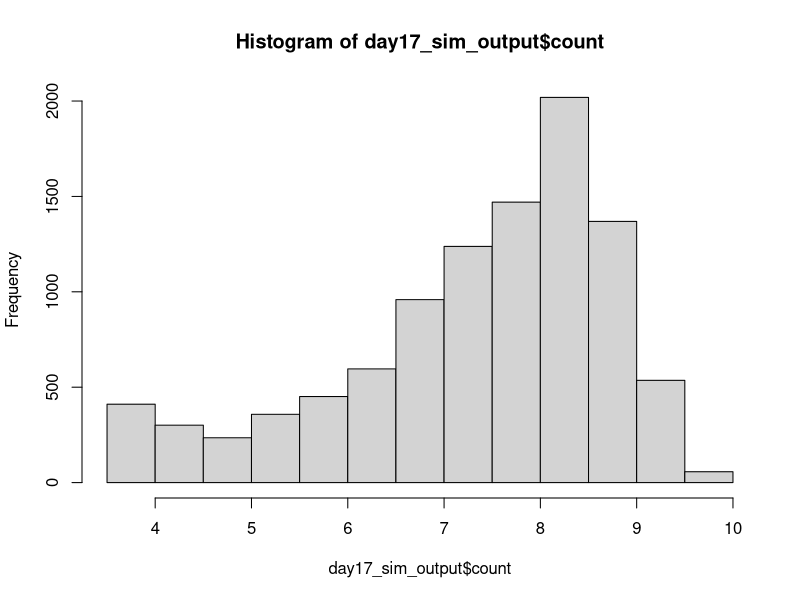
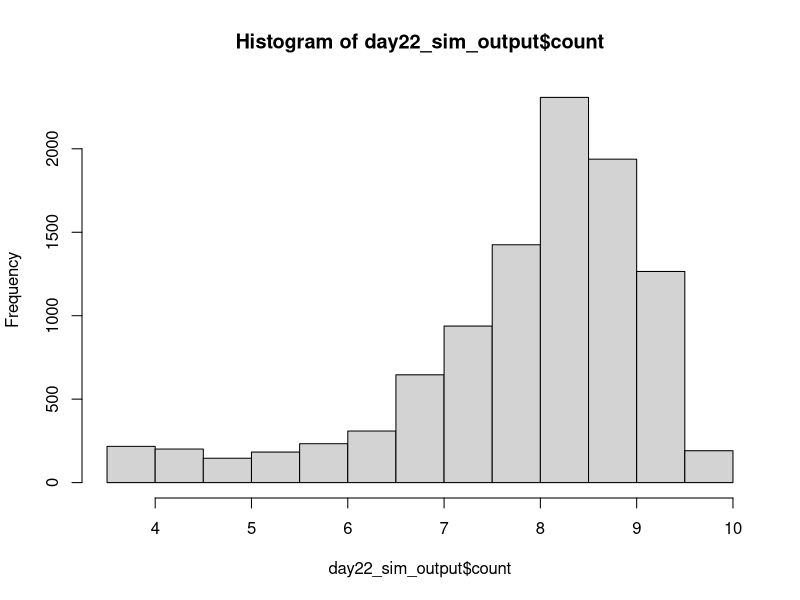

Reproduce these figures in R, in order. (Note: this script raises an error after producing the figures.)
## ---------------------------Title---------------------------------------------
# CIDA Shelf Life Model

## ---------------------------Description---------------------------------------
# Project: CIDA Spinach 

# Description: 

## ---------------------------Packages------------------------------------------

#   Loading packages
library(dplyr); library(MASS); library(VGAM)

## ---------------------------Seed----------------------------------------------

#Set seed
set.seed(1)

## ---------------------------Inputs--------------------------------------------

#Load in data

strain_param <- read.csv("primary_model_parameters_strain_by_rep_2022_08_26.csv", header = TRUE)
apc_param <- read.csv("primary_model_parameters_apc_by_rep_2022_09_01.csv", header = TRUE)

mumax_secon <- read.csv("secondary_model_mumax_strain_by_rep_2022-09-01.csv", header = TRUE)
lag_secon <- read.csv("secondary_model_lag_strain_by_rep_2022_09_01.csv", header = TRUE)
lag_apc_secon <- read.csv("secondary_model_lag_apc_by_rep2022_09_01.csv", header = TRUE)

initial_count <- read.csv("initial_distribution_2022_08_24.csv", header = TRUE)
st_frequency <- read.csv("st_frequency_2022_05_18.csv", header = TRUE)

#Change strain parameters to lowercase 
strain_param$isolate <- tolower(strain_param$isolate)
apc_param$isolate <- tolower(apc_param$isolate)

mumax_secon$isolate <- tolower(mumax_secon$isolate)
lag_secon$isolate <- tolower(lag_secon$isolate)

#Initial Count Distribution: Log transforming initial count, and fitting a normal distribution to the data
initial_count_dist <- function(n){
  a <- runif(n, min = initial_count$min, max = initial_count$max)
  ans <- a*1.2
  return(ans)
}

#ST Distribution
isolates <- st_frequency$cida_isolates
st_prev <- st_frequency$frequency

st_dist <- function(n) {
ans <- sample(isolates, size = n, prob = st_prev, replace = T)
return(ans)
}

#Storage Temperature Distribution
temp_location <- 4
temp_shape <- 2.31

temp_dist <- function(n) {
  ans <- rlaplace(n, temp_location, temp_shape)
  for(i in 1:n)
  while (ans[i] < 0 | ans[i] > 10) {
    ans[i] <- rlaplace(1, temp_location, temp_shape)
  }
  return(ans)
}

#Primary Growth Models 


#Baranyi
baranyi <- function(day, log10n0, log10nmax, mumax, lag){
  log10n <- log10nmax + log10((-1 + exp(mumax * lag) + exp(mumax * day))/(exp(mumax * day) - 1 + exp(mumax * lag) * 10^(log10nmax - log10n0)))
}

#Baranyi without lag
baranyi_no_lag <- function(day, log10n0, log10nmax, mumax){
  log10n <- log10nmax - log10(1 + (10^(log10nmax - log10n0) - 1) * exp(-mumax * day))
}

#Buchanan
buchanan <- function(day, log10n0, log10nmax, mumax, lag){
  log10n <- log10n0 + (day >= lag) * (day <= (lag + (log10nmax - log10n0) * log(10) / mumax)) * mumax * (day - lag) / log(10) + (day >= lag) * (day>(lag + (log10nmax - log10n0) * log(10) / mumax)) * (log10nmax - log10n0)
}

#Buchanan without lag
buchanan_no_lag <- function(day, log10n0, log10nmax, mumax){
  log10n <- log10n0 + (day <= ((log10nmax - log10n0) * log(10) / mumax)) * mumax * day / log(10) + (day > ((log10nmax - log10n0) * log(10) / mumax)) * (log10nmax - log10n0)
}

#Gompertz
gompertz <- function(day, log10n0, log10nmax, mumax, lag){
  log10n <- log10n0 + (log10nmax - log10n0) * exp(-exp(mumax * exp(1) * (lag - day) / ((log10nmax - log10n0) * log(10)) + 1))
}


log10N_with_lag <- function(day, log10n0, log10nmax, mumax, lag, model) {
  ans <- numeric(length = length(day))
  for(i in seq_along(day)){
    if (model[i] == "baranyi") {
      ans[i] <- baranyi(day[i], log10n0[i], log10nmax[i], mumax[i], lag[i])
    }
    else if(model[i] == 'buchanan') {
      ans[i] <- buchanan(day[i], log10n0[i], log10nmax[i], mumax[i], lag[i])
    }
    else if(model[i] == "gompertz"){
      ans[i] <- gompertz(day[i], log10n0[i], log10nmax[i], mumax[i], lag[i])
    } 
    else{
      stop(paste0(model, " is not a valid model name. Must be one of Buchanan, Baranyi, Gompertz."))
    }
  }
  return(ans)
  
}

log10N_without_lag <- function(day, log10n0, log10nmax, mumax, model) {
  ans <- numeric(length = length(day))
  for(i in seq_along(day)){
    if (model[i] == "baranyi_no_lag") {
      ans[i] <- baranyi_no_lag(day[i], log10n0[i], log10nmax[i], mumax[i])
    }
    else if(model[i] == 'buchanan_no_lag') {
      ans[i] <- buchanan_no_lag(day[i], log10n0[i], log10nmax[i], mumax[i])
    }
    else{
      stop(paste0(model, " is not a valid model name. Must be one of Buchanan, Baranyi, Gompertz."))
    }
  }
  return(ans)
  
}

#Secondary model 

NewMu <- function(temp, b, temp_min) {
  sqrt_mu <- b*(temp - temp_min)
  ans <- sqrt_mu^2
  return(ans)
}

NewLag <- function(temp, b, temp_min) {
  sqrt_lag <- b*(temp - temp_min)
  ans <- sqrt_lag^2
  return(ans)
}

## ---------------------------Simulation Overview-------------------------------

n_packages <- 10000
n_sim <- n_packages
n_day <- 22

## ---------------Assigning Model Inputs----------------------------------------

#Assigning initial count, ST and temperature to each package
packages_sim <- data.frame(matrix(, nrow = n_sim, ncol = 9))
colnames(packages_sim) <- c("package", "initial_count", "storage_temp", "isolate", "isolate_rep", "model", "lag", "mu", "nmax")

packages_sim$package <- rep(1:n_packages)
packages_sim$initial_count <- initial_count_dist(n_sim)
packages_sim$storage_temp <- temp_dist(n_sim)
packages_sim$isolate <- st_dist(n_sim)
packages_sim$isolate_rep <- sample(1:3, n_sim, replace = TRUE)

#Assigning a growth model to each package. The selected model will be the best fitting model at 6˚C 
for(i in 1:n_sim){
  strain_index <- which(packages_sim$isolate[i] == strain_param$isolate & packages_sim$isolate_rep[i] == strain_param$rep & 6 == strain_param$temp)
  packages_sim$model[i] <- strain_param$model_type[strain_index]
}

#Assign lag to each package

for(i in 1:n_sim){
  rep <- packages_sim$isolate_rep[i]
  if(packages_sim$isolate[i] == "s12-0180"){
    rep <- sample(c(1, 3), 1, replace = TRUE)
  } else if (packages_sim$isolate[i] == "s12-0184"){
    rep <- 1
  } else if (packages_sim$isolate[i] == "s12-0132"){
    rep <- 3
  }  else {
    rep <- rep
  }
  apc_lag <- 0
  strain_index <- which(packages_sim$isolate[i] == lag_secon$isolate & rep == lag_secon$rep)
  strain_lag <- NewLag(packages_sim$storage_temp[i], lag_secon$b_mu[strain_index], lag_secon$temp_min_mu[strain_index])
  strain_lag <- ifelse(packages_sim$isolate[i] == "s12-0166", 0, strain_lag)
  packages_sim$lag[i] <- runif(n = 1, min = min(strain_lag, apc_lag), max = max(strain_lag, apc_lag))
  packages_sim$lag[i] <- packages_sim$lag[i]
}

packages_sim$lag <- ifelse(packages_sim$model %in% c("baranyi_no_lag", "buchanan_no_lag"), NA, packages_sim$lag)

#Assign mumax to each package
for(i in 1:n_sim){
  rep <- ifelse(packages_sim$isolate[i] == "s12-0141", 1, packages_sim$isolate_rep[i])
  strain_index <- which(packages_sim$isolate[i] == mumax_secon$isolate & rep == mumax_secon$rep)
  package_mu <- NewMu(packages_sim$storage_temp[i], mumax_secon$b_mu[strain_index], mumax_secon$temp_min_mu[strain_index])
  packages_sim$mu[i] <- package_mu
}

#Assign nmax to each package
for(i in 1:n_sim){
  rep <- packages_sim$isolate_rep[i]
strain_index <- which(packages_sim$isolate[i] == strain_param$isolate & rep == strain_param$rep & 6 == strain_param$temp)
apc_index <- which(packages_sim$isolate[i] == apc_param$isolate & rep == apc_param$rep & 6 == apc_param$temp)
strain_nmax <- strain_param$nmax[strain_index]
apc_nmax <- apc_param$nmax[strain_index]
packages_sim$nmax[i] <- runif(n = 1, strain_nmax, apc_nmax)
packages_sim$nmax[i] <- packages_sim$nmax[i]
}

## ----------------Assessing Growth Over Shelf Life-----------------------------

models_with_lag <- c("baranyi", "buchanan", "gompertz")

shelf_life_sim <- packages_sim[rep(seq_len(nrow(packages_sim)), each = 22), ]
rownames(shelf_life_sim) <- 1:nrow(shelf_life_sim)
shelf_life_sim["day"] <- rep(1:n_day, times = n_sim)
shelf_life_sim["count"] <- NA

shelf_life_sim[is.na(shelf_life_sim$lag), ] <- shelf_life_sim[is.na(shelf_life_sim$lag), ] %>% 
  mutate(count = log10N_without_lag(day, initial_count, nmax, mu, model))

shelf_life_sim[!is.na(shelf_life_sim$lag), ] <- shelf_life_sim[!is.na(shelf_life_sim$lag), ] %>% 
  mutate(count = log10N_with_lag(day, initial_count, nmax, mu, lag, model))

## --------------------------------Plotting Outcome-----------------------------

day17_sim_output <- shelf_life_sim %>%
  filter(day == 17)

h17 <- hist(day17_sim_output$count)
h17


day22_sim_output <- shelf_life_sim %>%
  filter(day == 22)

h22 <- hist(day22_sim_output$count)
h22

## --------------------------------Threshold------------------------------------

sa_temp <- shelf_life_sim %>%
  group_by(day) %>%
  summarise(prop_fail = sum(count > 7.6)/n_packages) %>%
  mutate(adj = 1.2) %>%
  mutate(param = "n0")

## --------------------------------Export---------------------------------------

date <- Sys.Date()
date <- gsub("-", "_", date)
file_name <- paste0("output/sa_n0_", date,".csv")
  
write.table(sa_temp, file_name, sep = ",", col.names = !file.exists(file_name), append = T, row.names = FALSE)
